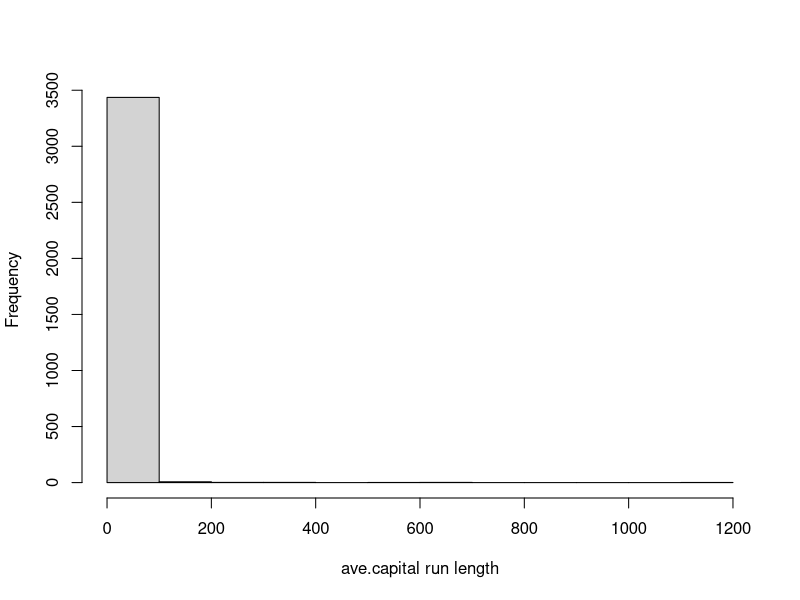
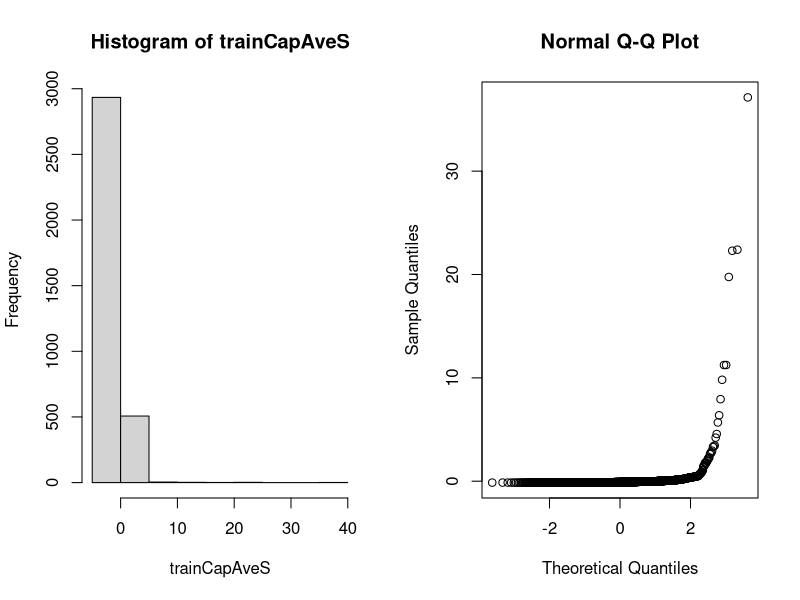

Generate these figures, in order, with R:
## ---- chunk 1
library(caret); library(kernlab); data(spam)
inTrain <-createDataPartition(y=spam$type, p=0.75, list=FALSE)
trn_mail <- spam[inTrain, ]
test_mail <- spam[-inTrain, ]

## ---- chunk 2
hist(trn_mail$capitalAve, main="", xlab="ave.capital run length")

## ---- chunk 3
mean(trn_mail$capitalAve)
sd(trn_mail$capitalAve)
## ---- chunk 4
trainCapAve <- trn_mail$capitalAve
trainCapAveS <- (trainCapAve - mean(trainCapAve))/ sd(trainCapAve)
mean(trainCapAveS)
sd(trainCapAveS)
## ---- chunk 5
testCapAve <- test_mail$capitalAve
testCapAve <- (testCapAve - mean(trainCapAve))/ sd(trainCapAve)
mean(testCapAve)
sd(testCapAve)
## ---- chunk 6
preObj <- preProcess(trn_mail[,-58], method=c("center", "scale"))
trainCapAveS <- predict(preObj, trn_mail[,-58])$capitalAve
mean(trainCapAveS)
sd(trainCapAveS)
## ---- chunk 7
testCapAveS <- predict(preObj, test_mail[,-58])$capitalAve
mean(testCapAveS)
sd(testCapAveS)
## ---- chunk 8
set.seed(23456)
modelFit <- train(type ~., data=trn_mail,
                  preProcess=c("center","scale"), method="glm")
modelFit
## ---- chunk 9
preObj <- preProcess(trn_mail[,-58], method=c('BoxCox'))
tainCapAveS <- predict(preObj, trn_mail[,-58])$capitalAve
par(mfrow=c(1,2)); hist(trainCapAveS); qqnorm(trainCapAveS)
## ---- chunk 10
set.seed(35467)

#Create some missing values in the dataset
trn_mail$capAve <- trn_mail$capitalAve
selectNa <- rbinom(dim(trn_mail)[1],size=1,prob=0.05)==1
trn_mail$capAve[selectNa] <- NA

#Impute and standardize
preObj <- preProcess(trn_mail[,-58], method='knnImpute')
capAve <- predict(preObj, trn_mail[,-58])$capAve

#Standardize the true values
capAveTruth <- trn_mail$capitalAve
capAveTruth <- (capAveTruth - mean(capAveTruth)/sd(capAveTruth))
## ---- chunk 11
quantile(capAve - capAveTruth)
## ---- chunk 12
quantile((capAve - capAveTruth)[selectNa])

## ---- chunk 13
quantile((capAve - capAveTruth)[!selectNa])
